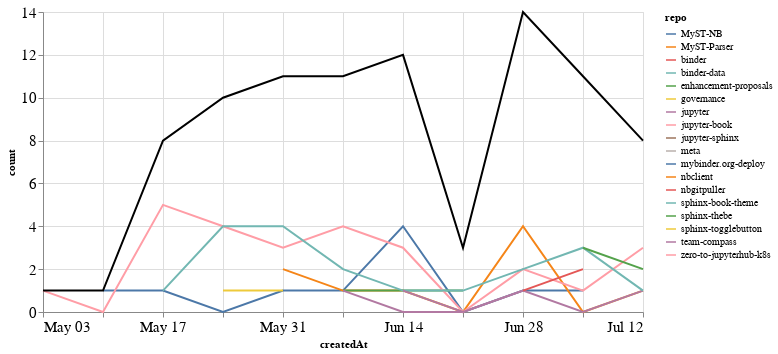

The notebook cell this image was saved under:
### Markdown cell above
## PRs

### Code cell
prs_time = prs.groupby('repo').resample('W', on='createdAt').count()['author'].reset_index()
prs_time = prs_time.rename(columns={'author': 'count'})
prs_time_total = prs_time.groupby('createdAt').agg({"count": "sum"}).reset_index()

ch1 = alt.Chart(prs_time, width=600).mark_line().encode(
    x='createdAt',
    y='count',
    color='repo',
    tooltip="repo"
)

ch2 = alt.Chart(prs_time_total, width=600).mark_line(color="black").encode(
    x='createdAt',
    y='count',
)

ch1 + ch2

### Figure 1 — Vega-Lite specification as saved in the notebook (floating-point values rounded to 4 significant figures)
{"config": {"axisLeft": {"labelFontSize": 15}, "axisBottom": {"labelFontSize": 15}}, "layer": [{"data": {"name": "data-a83bc42ee1151c9abe537c6dfd098664"}, "mark": "line", "encoding": {"color": {"type": "nominal", "field": "repo"}, "tooltip": {"type": "nominal", "field": "repo"}, "x": {"type": "temporal", "field": "createdAt"}, "y": {"type": "quantitative", "field": "count"}}, "width": 600}, {"data": {"name": "data-02394e8158b7cd2bc36dd575a78d28e2"}, "mark": {"type": "line", "color": "black"}, "encoding": {"x": {"type": "temporal", "field": "createdAt"}, "y": {"type": "quantitative", "field": "count"}}, "width": 600}], "$schema": "https://vega.github.io/schema/vega-lite/v4.8.1.json", "datasets": {"data-a83bc42ee1151c9abe537c6dfd098664": [{"repo": "MyST-NB", "createdAt": "2020-05-10T00:00:00", "count": 1}, {"repo": "MyST-NB", "createdAt": "2020-05-17T00:00:00", "count": 1}, {"repo": "MyST-NB", "createdAt": "2020-05-24T00:00:00", "count": 0}, {"repo": "MyST-NB", "createdAt": "2020-05-31T00:00:00", "count": 1}, {"repo": "MyST-NB", "createdAt": "2020-06-07T00:00:00", "count": 1}, {"repo": "MyST-NB", "createdAt": "2020-06-14T00:00:00", "count": 4}, {"repo": "MyST-NB", "createdAt": "2020-06-21T00:00:00", "count": 0}, {"repo": "MyST-NB", "createdAt": "2020-06-28T00:00:00", "count": 1}, {"repo": "MyST-NB", "createdAt": "2020-07-05T00:00:00", "count": 1}, {"repo": "MyST-Parser", "createdAt": "2020-05-31T00:00:00", "count": 2}, {"repo": "MyST-Parser", "createdAt": "2020-06-07T00:00:00", "count": 1}, {"repo": "MyST-Parser", "createdAt": "2020-06-14T00:00:00", "count": 1}, {"repo": "MyST-Parser", "createdAt": "2020-06-21T00:00:00", "count": 0}, {"repo": "MyST-Parser", "createdAt": "2020-06-28T00:00:00", "count": 4}, {"repo": "MyST-Parser", "createdAt": "2020-07-05T00:00:00", "count": 0}, {"repo": "MyST-Parser", "createdAt": "2020-07-12T00:00:00", "count": 1}, {"repo": "binder", "createdAt": "2020-06-28T00:00:00", "count": 1}, {"repo": "binder-data", "createdAt": "2020-06-21T00:00:00", "count": 1}, {"repo": "enhancement-proposals", "createdAt": "2020-06-07T00:00:00", "count": 1}, {"repo": "enhancement-proposals", "createdAt": "2020-06-14T00:00:00", "count": 1}, {"repo": "enhancement-proposals", "createdAt": "2020-06-21T00:00:00", "count": 1}, {"repo": "governance", "createdAt": "2020-05-24T00:00:00", "count": 1}, {"repo": "governance", "createdAt": "2020-05-31T00:00:00", "count": 1}, {"repo": "jupyter", "createdAt": "2020-06-07T00:00:00", "count": 1}, {"repo": "jupyter", "createdAt": "2020-06-14T00:00:00", "count": 0}, {"repo": "jupyter", "createdAt": "2020-06-21T00:00:00", "count": 0}, {"repo": "jupyter", "createdAt": "2020-06-28T00:00:00", "count": 1}, {"repo": "jupyter", "createdAt": "2020-07-05T00:00:00", "count": 0}, {"repo": "jupyter", "createdAt": "2020-07-12T00:00:00", "count": 1}, {"repo": "jupyter-book", "createdAt": "2020-05-03T00:00:00", "count": 1}, {"repo": "jupyter-book", "createdAt": "2020-05-10T00:00:00", "count": 0}, {"repo": "jupyter-book", "createdAt": "2020-05-17T00:00:00", "count": 5}, {"repo": "jupyter-book", "createdAt": "2020-05-24T00:00:00", "count": 4}, {"repo": "jupyter-book", "createdAt": "2020-05-31T00:00:00", "count": 3}, {"repo": "jupyter-book", "createdAt": "2020-06-07T00:00:00", "count": 4}, {"repo": "jupyter-book", "createdAt": "2020-06-14T00:00:00", "count": 3}, {"repo": "jupyter-book", "createdAt": "2020-06-21T00:00:00", "count": 0}, {"repo": "jupyter-book", "createdAt": "2020-06-28T00:00:00", "count": 2}, {"repo": "jupyter-book", "createdAt": "2020-07-05T00:00:00", "count": 1}, {"repo": "jupyter-book", "createdAt": "2020-07-12T00:00:00", "count": 3}, {"repo": "jupyter-sphinx", "createdAt": "2020-06-28T00:00:00", "count": 1}, {"repo": "meta", "createdAt": "2020-06-07T00:00:00", "count": 1}, {"repo": "mybinder.org-deploy", "createdAt": "2020-05-24T00:00:00", "count": 1}, {"repo": "nbclient", "createdAt": "2020-05-17T00:00:00", "count": 1}, {"repo": "nbgitpuller", "createdAt": "2020-06-28T00:00:00", "count": 1}, {"repo": "nbgitpuller", "createdAt": "2020-07-05T00:00:00", "count": 2}, {"repo": "sphinx-book-theme", "createdAt": "2020-05-17T00:00:00", "count": 1}, {"repo": "sphinx-book-theme", "createdAt": "2020-05-24T00:00:00", "count": 4}, {"repo": "sphinx-book-theme", "createdAt": "2020-05-31T00:00:00", "count": 4}, {"repo": "sphinx-book-theme", "createdAt": "2020-06-07T00:00:00", "count": 2}, {"repo": "sphinx-book-theme", "createdAt": "2020-06-14T00:00:00", "count": 1}, {"repo": "sphinx-book-theme", "createdAt": "2020-06-21T00:00:00", "count": 1}, {"repo": "sphinx-book-theme", "createdAt": "2020-06-28T00:00:00", "count": 2}, {"repo": "sphinx-book-theme", "createdAt": "2020-07-05T00:00:00", "count": 3}, {"repo": "sphinx-book-theme", "createdAt": "2020-07-12T00:00:00", "count": 1}, {"repo": "sphinx-thebe", "createdAt": "2020-07-05T00:00:00", "count": 3}, {"repo": "sphinx-thebe", "createdAt": "2020-07-12T00:00:00", "count": 2}, {"repo": "sphinx-togglebutton", "createdAt": "2020-06-14T00:00:00", "count": 1}, {"repo": "team-compass", "createdAt": "2020-06-14T00:00:00", "count": 1}, {"repo": "team-compass", "createdAt": "2020-06-21T00:00:00", "count": 0}, {"repo": "team-compass", "createdAt": "2020-06-28T00:00:00", "count": 1}, {"repo": "zero-to-jupyterhub-k8s", "createdAt": "2020-07-05T00:00:00", "count": 1}], "data-02394e8158b7cd2bc36dd575a78d28e2": [{"createdAt": "2020-05-03T00:00:00", "count": 1}, {"createdAt": "2020-05-10T00:00:00", "count": 1}, {"createdAt": "2020-05-17T00:00:00", "count": 8}, {"createdAt": "2020-05-24T00:00:00", "count": 10}, {"createdAt": "2020-05-31T00:00:00", "count": 11}, {"createdAt": "2020-06-07T00:00:00", "count": 11}, {"createdAt": "2020-06-14T00:00:00", "count": 12}, {"createdAt": "2020-06-21T00:00:00", "count": 3}, {"createdAt": "2020-06-28T00:00:00", "count": 14}, {"createdAt": "2020-07-05T00:00:00", "count": 11}, {"createdAt": "2020-07-12T00:00:00", "count": 8}]}}
